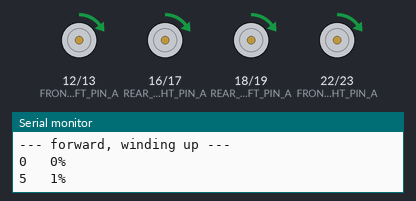
This sketch was run on a simulated ESP32. On the bench: motor-driver pin pairs drawn as motors (green arrow = first pin HIGH = forward, orange = second pin HIGH = backward, longer = more drive), the last lines printed to the serial monitor.

Above: at 2.45 s.
At 9.95 s:
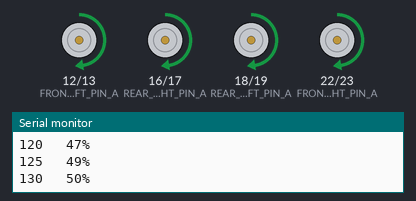
At 13.55 s:
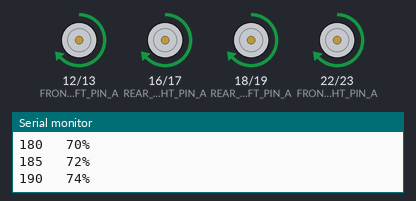
At 17.4 s:
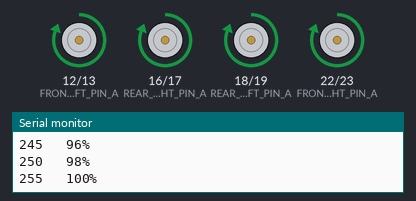
At 28.56 s:
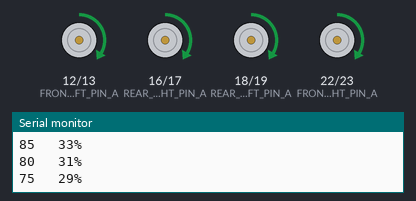
At 39.56 s:
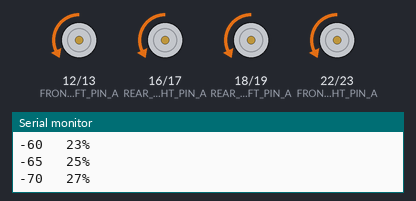
Timing chart, 0 to 40.0 s (numbered marks = the images above):
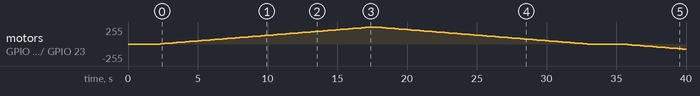

The sketch:

l2b_speed_ramp.ino
```cpp
/*
  l2b_speed_ramp.ino
  Porpoise Robotics - Pathfinder beginner course (Nintendo Switch track), Lesson 2

  WHAT THIS PROGRAM DOES
  ----------------------
  Drives all four motors forward, slowly winding the speed up from 0 to full
  and back down to 0 again, printing the duty value and the duty cycle as a
  percentage as it goes. Then it does the same in reverse.

  This is the program that makes the connection between a NUMBER IN THE CODE
  and HOW FAST THE WHEELS ACTUALLY TURN. Watch the wheels and read the Serial
  Monitor at the same time.

  SAFETY
  ------
  Wheels off the ground. All four are driven, and it does reach full speed.

  BEFORE YOU CAN COMPILE THIS
  ---------------------------
  Board package: "esp32_bluepad32" by Ricardo Quesada, version 4.1.0
    Tools > Board > esp32_bluepad32 > "ESP32 Dev Module".
  Libraries: none.

  EIGHT PINS, EIGHT CHANNELS
  --------------------------
  Four motors, two pins each, so eight PWM channels - numbers 0 to 7. Every one
  has to be different. Setting them up eight times by hand is repetitive, so
  attachMotorPwm() below does the two-line job once and gets called eight
  times. That is what functions are for.

  THE MATH TO WATCH FOR
  ----------------------
  Duty cycle is the fraction of each PWM cycle that the pin spends switched on:

        duty cycle % = duty value / 255 * 100

  The wheel speed is roughly proportional to that, but only roughly. Down at
  the bottom of the range the motor has to overcome friction before it turns
  at all, so a duty of 20 may give you no movement whatsoever while a duty of
  40 gives you a slow crawl. That bottom end is not a straight line, and
  finding where it stops being one is the point of this exercise.

  WHAT TO TRY
  -----------
  1. Upload it, and watch the wheels and the Serial Monitor together. Each
     duty value is held for STEP_MS, long enough to see whether the wheels
     have started. At what duty do they START to turn? Do all four start
     at the same number? At what value does the sound stop changing?
  2. DUTY_STEP is 5, so your answer is only good to within 5. Set it to 1
     and run it again to pin the number down exactly. The ramp is much
     slower now - that is the price of the precision.
  3. Put DUTY_STEP back to 5 and change STEP_MS from 300 to 20. Can you
     still tell where the wheels start? That is why it is slow to begin
     with.
  4. Change PWM_FREQ from 20000 to 300 and upload. Listen. That whine is the
     switching frequency, now down inside the range of human hearing. Change it
     back afterwards.
  5. Write down the highest duty value at which the vehicle still creeps
     smoothly rather than jerking. That is useful when you tune your own
     driving program.
*/

// All four motors: two pins each, and a different channel number for each pin.
const int FRONT_LEFT_PIN_A  = 12, FRONT_LEFT_CH_A  = 0;
const int FRONT_LEFT_PIN_B  = 13, FRONT_LEFT_CH_B  = 1;
const int REAR_LEFT_PIN_A   = 18, REAR_LEFT_CH_A   = 2;
const int REAR_LEFT_PIN_B   = 19, REAR_LEFT_CH_B   = 3;
const int FRONT_RIGHT_PIN_A = 22, FRONT_RIGHT_CH_A = 4;
const int FRONT_RIGHT_PIN_B = 23, FRONT_RIGHT_CH_B = 5;
const int REAR_RIGHT_PIN_A  = 16, REAR_RIGHT_CH_A  = 6;
const int REAR_RIGHT_PIN_B  = 17, REAR_RIGHT_CH_B  = 7;

const int PWM_FREQ = 20000;   // 20 kHz, above human hearing
const int PWM_BITS = 8;       // Duty values 0..255
const int PWM_MAX  = 255;

// How long each duty value is held, in milliseconds. Slow on purpose: long
// enough to read the number and see whether the wheels have started yet.
const int STEP_MS   = 300;
const int DUTY_STEP = 5;      // How far the duty moves each step. Try 1.

/*
  Gets one PWM channel ready and connects it to one pin.
*/
void attachMotorPwm(int pin, int channel) {
  ledcSetup(channel, PWM_FREQ, PWM_BITS);
  ledcAttachPin(pin, channel);
}

/*
  Sends the same speed to all four motors.
  A positive speed drives the A channels, a negative speed drives the B
  channels, and zero switches both off so the motors coast.
*/
void allMotors(int speed) {
  int forwardDuty = (speed > 0) ? speed : 0;
  int reverseDuty = (speed < 0) ? -speed : 0;

  ledcWrite(FRONT_LEFT_CH_A,  forwardDuty);   ledcWrite(FRONT_LEFT_CH_B,  reverseDuty);
  ledcWrite(REAR_LEFT_CH_A,   forwardDuty);   ledcWrite(REAR_LEFT_CH_B,   reverseDuty);
  ledcWrite(FRONT_RIGHT_CH_A, forwardDuty);   ledcWrite(FRONT_RIGHT_CH_B, reverseDuty);
  ledcWrite(REAR_RIGHT_CH_A,  forwardDuty);   ledcWrite(REAR_RIGHT_CH_B,  reverseDuty);
}

/*
  Prints the duty value and what percentage of each cycle that works out as.
*/
void report(int duty) {
  long percent = (long)abs(duty) * 100L / PWM_MAX;
  Serial.print(duty);
  Serial.print("\t ");
  Serial.print(percent);
  Serial.println("%");
}

void setup() {
  Serial.begin(115200);

  attachMotorPwm(FRONT_LEFT_PIN_A,  FRONT_LEFT_CH_A);
  attachMotorPwm(FRONT_LEFT_PIN_B,  FRONT_LEFT_CH_B);
  attachMotorPwm(REAR_LEFT_PIN_A,   REAR_LEFT_CH_A);
  attachMotorPwm(REAR_LEFT_PIN_B,   REAR_LEFT_CH_B);
  attachMotorPwm(FRONT_RIGHT_PIN_A, FRONT_RIGHT_CH_A);
  attachMotorPwm(FRONT_RIGHT_PIN_B, FRONT_RIGHT_CH_B);
  attachMotorPwm(REAR_RIGHT_PIN_A,  REAR_RIGHT_CH_A);
  attachMotorPwm(REAR_RIGHT_PIN_B,  REAR_RIGHT_CH_B);

  allMotors(0);

  Serial.println("Speed ramp. Wheels off the ground, please.");
  Serial.println("duty  |  duty cycle");
  delay(2000);
}

void loop() {
  Serial.println("--- forward, winding up ---");
  for (int duty = 0; duty <= PWM_MAX; duty += DUTY_STEP) {
    allMotors(duty);
    report(duty);
    delay(STEP_MS);
  }

  Serial.println("--- forward, winding down ---");
  for (int duty = PWM_MAX; duty >= 0; duty -= DUTY_STEP) {
    allMotors(duty);
    report(duty);
    delay(STEP_MS);
  }

  allMotors(0);
  Serial.println("--- stopped ---");
  delay(2000);

  Serial.println("--- reverse, winding up ---");
  for (int duty = 0; duty <= PWM_MAX; duty += DUTY_STEP) {
    allMotors(-duty);
    report(-duty);
    delay(STEP_MS);
  }

  Serial.println("--- reverse, winding down ---");
  for (int duty = PWM_MAX; duty >= 0; duty -= DUTY_STEP) {
    allMotors(-duty);
    report(-duty);
    delay(STEP_MS);
  }

  allMotors(0);
  Serial.println("--- stopped ---");
  delay(3000);
}
```

Measured:
- by itself, motor on GPIO 12 (FRONT_LEFT_PIN_A) / GPIO 13 (FRONT_LEFT_PIN_B), motor on GPIO 16 (REAR_RIGHT_PIN_A) / GPIO 17 (REAR_RIGHT_PIN_B), motor on GPIO 18 (REAR_LEFT_PIN_A) / GPIO 19 (REAR_LEFT_PIN_B), motor on GPIO 22 (FRONT_RIGHT_PIN_A) / GPIO 23 (FRONT_RIGHT_PIN_B): rises from stopped to forward 255/255 in 15.0 s, then falls to backward 75/255 in 22.4 s
